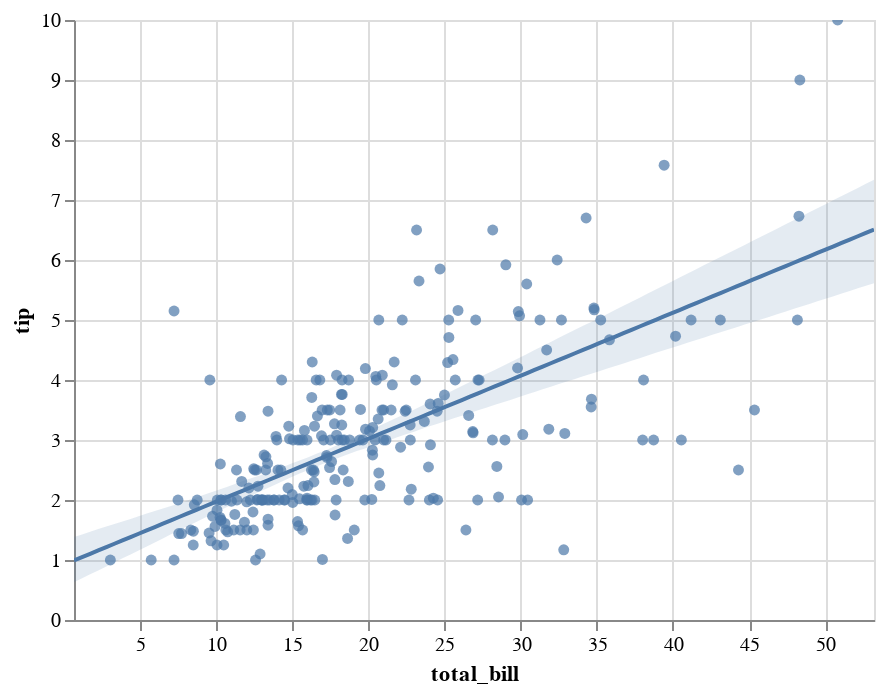

The notebook cell saved with this chart:
### Code cell
display(salt.regplot(x="total_bill", y="tip", data=tips))
ax = sns.regplot(x="total_bill", y="tip", data=tips)

### Figure 1 — Vega-Lite specification as saved in the notebook (floating-point values rounded to 4 significant figures; data arrays with more than 128 entries replaced by an {"elided": "..."} marker saying what was removed)
{"$schema": "https://vega.github.io/schema/vega-lite/v2.4.1.json", "config": {"view": {"height": 300, "width": 400}}, "layer": [{"data": {"values": {"elided": "244 records"}}, "encoding": {"x": {"axis": {"title": "total_bill"}, "field": "total_bill", "scale": {"domain": [0.683, 53.2], "nice": false}, "type": "quantitative"}, "y": {"axis": {"title": "tip"}, "field": "tip", "type": "quantitative"}}, "mark": {"clip": true, "filled": true, "type": "point"}}, {"data": {"values": [{"x": 0.683, "y": 0.992}, {"x": 1.213, "y": 1.048}, {"x": 1.744, "y": 1.103}, {"x": 2.274, "y": 1.159}, {"x": 2.805, "y": 1.215}, {"x": 3.335, "y": 1.271}, {"x": 3.866, "y": 1.326}, {"x": 4.396, "y": 1.382}, {"x": 4.927, "y": 1.438}, {"x": 5.457, "y": 1.493}, {"x": 5.987, "y": 1.549}, {"x": 6.518, "y": 1.605}, {"x": 7.048, "y": 1.661}, {"x": 7.579, "y": 1.716}, {"x": 8.109, "y": 1.772}, {"x": 8.64, "y": 1.828}, {"x": 9.17, "y": 1.883}, {"x": 9.701, "y": 1.939}, {"x": 10.23, "y": 1.995}, {"x": 10.76, "y": 2.05}, {"x": 11.29, "y": 2.106}, {"x": 11.82, "y": 2.162}, {"x": 12.35, "y": 2.218}, {"x": 12.88, "y": 2.273}, {"x": 13.41, "y": 2.329}, {"x": 13.94, "y": 2.385}, {"x": 14.47, "y": 2.44}, {"x": 15.01, "y": 2.496}, {"x": 15.54, "y": 2.552}, {"x": 16.07, "y": 2.608}, {"x": 16.6, "y": 2.663}, {"x": 17.13, "y": 2.719}, {"x": 17.66, "y": 2.775}, {"x": 18.19, "y": 2.83}, {"x": 18.72, "y": 2.886}, {"x": 19.25, "y": 2.942}, {"x": 19.78, "y": 2.998}, {"x": 20.31, "y": 3.053}, {"x": 20.84, "y": 3.109}, {"x": 21.37, "y": 3.165}, {"x": 21.9, "y": 3.22}, {"x": 22.43, "y": 3.276}, {"x": 22.96, "y": 3.332}, {"x": 23.49, "y": 3.388}, {"x": 24.02, "y": 3.443}, {"x": 24.55, "y": 3.499}, {"x": 25.08, "y": 3.555}, {"x": 25.61, "y": 3.61}, {"x": 26.14, "y": 3.666}, {"x": 26.67, "y": 3.722}, {"x": 27.21, "y": 3.777}, {"x": 27.74, "y": 3.833}, {"x": 28.27, "y": 3.889}, {"x": 28.8, "y": 3.945}, {"x": 29.33, "y": 4.0}, {"x": 29.86, "y": 4.056}, {"x": 30.39, "y": 4.112}, {"x": 30.92, "y": 4.167}, {"x": 31.45, "y": 4.223}, {"x": 31.98, "y": 4.279}, {"x": 32.51, "y": 4.335}, {"x": 33.04, "y": 4.39}, {"x": 33.57, "y": 4.446}, {"x": 34.1, "y": 4.502}, {"x": 34.63, "y": 4.557}, {"x": 35.16, "y": 4.613}, {"x": 35.69, "y": 4.669}, {"x": 36.22, "y": 4.725}, {"x": 36.75, "y": 4.78}, {"x": 37.28, "y": 4.836}, {"x": 37.81, "y": 4.892}, {"x": 38.34, "y": 4.947}, {"x": 38.88, "y": 5.003}, {"x": 39.41, "y": 5.059}, {"x": 39.94, "y": 5.115}, {"x": 40.47, "y": 5.17}, {"x": 41.0, "y": 5.226}, {"x": 41.53, "y": 5.282}, {"x": 42.06, "y": 5.337}, {"x": 42.59, "y": 5.393}, {"x": 43.12, "y": 5.449}, {"x": 43.65, "y": 5.504}, {"x": 44.18, "y": 5.56}, {"x": 44.71, "y": 5.616}, {"x": 45.24, "y": 5.672}, {"x": 45.77, "y": 5.727}, {"x": 46.3, "y": 5.783}, {"x": 46.83, "y": 5.839}, {"x": 47.36, "y": 5.894}, {"x": 47.89, "y": 5.95}, {"x": 48.42, "y": 6.006}, {"x": 48.95, "y": 6.062}, {"x": 49.48, "y": 6.117}, {"x": 50.01, "y": 6.173}, {"x": 50.54, "y": 6.229}, {"x": 51.08, "y": 6.284}, {"x": 51.61, "y": 6.34}, {"x": 52.14, "y": 6.396}, {"x": 52.67, "y": 6.452}, {"x": 53.2, "y": 6.507}]}, "encoding": {"x": {"field": "x", "scale": {"domain": [0.683, 53.2], "nice": false}, "type": "quantitative"}, "y": {"field": "y", "type": "quantitative"}}, "mark": {"clip": true, "type": "line"}}, {"data": {"values": [{"x": 0.683, "y1": 0.6287, "y2": 1.382}, {"x": 1.213, "y1": 0.6964, "y2": 1.425}, {"x": 1.744, "y1": 0.7615, "y2": 1.47}, {"x": 2.274, "y1": 0.8251, "y2": 1.515}, {"x": 2.805, "y1": 0.8908, "y2": 1.557}, {"x": 3.335, "y1": 0.9593, "y2": 1.598}, {"x": 3.866, "y1": 1.028, "y2": 1.64}, {"x": 4.396, "y1": 1.093, "y2": 1.684}, {"x": 4.927, "y1": 1.158, "y2": 1.731}, {"x": 5.457, "y1": 1.227, "y2": 1.773}, {"x": 5.987, "y1": 1.292, "y2": 1.818}, {"x": 6.518, "y1": 1.359, "y2": 1.859}, {"x": 7.048, "y1": 1.427, "y2": 1.9}, {"x": 7.579, "y1": 1.496, "y2": 1.943}, {"x": 8.109, "y1": 1.563, "y2": 1.99}, {"x": 8.64, "y1": 1.627, "y2": 2.038}, {"x": 9.17, "y1": 1.692, "y2": 2.082}, {"x": 9.701, "y1": 1.76, "y2": 2.128}, {"x": 10.23, "y1": 1.823, "y2": 2.175}, {"x": 10.76, "y1": 1.886, "y2": 2.22}, {"x": 11.29, "y1": 1.948, "y2": 2.271}, {"x": 11.82, "y1": 2.013, "y2": 2.321}, {"x": 12.35, "y1": 2.076, "y2": 2.365}, {"x": 12.88, "y1": 2.14, "y2": 2.41}, {"x": 13.41, "y1": 2.201, "y2": 2.46}, {"x": 13.94, "y1": 2.263, "y2": 2.507}, {"x": 14.47, "y1": 2.325, "y2": 2.559}, {"x": 15.01, "y1": 2.386, "y2": 2.611}, {"x": 15.54, "y1": 2.444, "y2": 2.663}, {"x": 16.07, "y1": 2.5, "y2": 2.714}, {"x": 16.6, "y1": 2.557, "y2": 2.769}, {"x": 17.13, "y1": 2.611, "y2": 2.822}, {"x": 17.66, "y1": 2.664, "y2": 2.88}, {"x": 18.19, "y1": 2.717, "y2": 2.941}, {"x": 18.72, "y1": 2.768, "y2": 3.002}, {"x": 19.25, "y1": 2.815, "y2": 3.063}, {"x": 19.78, "y1": 2.859, "y2": 3.126}, {"x": 20.31, "y1": 2.904, "y2": 3.187}, {"x": 20.84, "y1": 2.952, "y2": 3.249}, {"x": 21.37, "y1": 2.997, "y2": 3.313}, {"x": 21.9, "y1": 3.046, "y2": 3.376}, {"x": 22.43, "y1": 3.092, "y2": 3.439}, {"x": 22.96, "y1": 3.135, "y2": 3.502}, {"x": 23.49, "y1": 3.182, "y2": 3.566}, {"x": 24.02, "y1": 3.227, "y2": 3.632}, {"x": 24.55, "y1": 3.273, "y2": 3.699}, {"x": 25.08, "y1": 3.317, "y2": 3.766}, {"x": 25.61, "y1": 3.361, "y2": 3.833}, {"x": 26.14, "y1": 3.406, "y2": 3.901}, {"x": 26.67, "y1": 3.45, "y2": 3.968}, {"x": 27.21, "y1": 3.494, "y2": 4.034}, {"x": 27.74, "y1": 3.539, "y2": 4.1}, {"x": 28.27, "y1": 3.582, "y2": 4.165}, {"x": 28.8, "y1": 3.627, "y2": 4.229}, {"x": 29.33, "y1": 3.669, "y2": 4.295}, {"x": 29.86, "y1": 3.714, "y2": 4.362}, {"x": 30.39, "y1": 3.759, "y2": 4.43}, {"x": 30.92, "y1": 3.801, "y2": 4.498}, {"x": 31.45, "y1": 3.845, "y2": 4.566}, {"x": 31.98, "y1": 3.888, "y2": 4.635}, {"x": 32.51, "y1": 3.931, "y2": 4.703}, {"x": 33.04, "y1": 3.975, "y2": 4.771}, {"x": 33.57, "y1": 4.018, "y2": 4.837}, {"x": 34.1, "y1": 4.061, "y2": 4.903}, {"x": 34.63, "y1": 4.104, "y2": 4.968}, {"x": 35.16, "y1": 4.147, "y2": 5.034}, {"x": 35.69, "y1": 4.19, "y2": 5.102}, {"x": 36.22, "y1": 4.233, "y2": 5.17}, {"x": 36.75, "y1": 4.276, "y2": 5.237}, {"x": 37.28, "y1": 4.32, "y2": 5.305}, {"x": 37.81, "y1": 4.363, "y2": 5.373}, {"x": 38.34, "y1": 4.408, "y2": 5.44}, {"x": 38.88, "y1": 4.452, "y2": 5.508}, {"x": 39.41, "y1": 4.494, "y2": 5.576}, {"x": 39.94, "y1": 4.535, "y2": 5.644}, {"x": 40.47, "y1": 4.579, "y2": 5.711}, {"x": 41.0, "y1": 4.624, "y2": 5.779}, {"x": 41.53, "y1": 4.666, "y2": 5.847}, {"x": 42.06, "y1": 4.71, "y2": 5.915}, {"x": 42.59, "y1": 4.754, "y2": 5.982}, {"x": 43.12, "y1": 4.796, "y2": 6.05}, {"x": 43.65, "y1": 4.837, "y2": 6.117}, {"x": 44.18, "y1": 4.88, "y2": 6.185}, {"x": 44.71, "y1": 4.923, "y2": 6.252}, {"x": 45.24, "y1": 4.966, "y2": 6.319}, {"x": 45.77, "y1": 5.01, "y2": 6.386}, {"x": 46.3, "y1": 5.051, "y2": 6.454}, {"x": 46.83, "y1": 5.096, "y2": 6.522}, {"x": 47.36, "y1": 5.139, "y2": 6.59}, {"x": 47.89, "y1": 5.182, "y2": 6.658}, {"x": 48.42, "y1": 5.226, "y2": 6.726}, {"x": 48.95, "y1": 5.268, "y2": 6.794}, {"x": 49.48, "y1": 5.311, "y2": 6.862}, {"x": 50.01, "y1": 5.355, "y2": 6.93}, {"x": 50.54, "y1": 5.398, "y2": 6.998}, {"x": 51.08, "y1": 5.441, "y2": 7.066}, {"x": 51.61, "y1": 5.484, "y2": 7.134}, {"x": 52.14, "y1": 5.527, "y2": 7.202}, {"x": 52.67, "y1": 5.57, "y2": 7.269}, {"x": 53.2, "y1": 5.613, "y2": 7.336}]}, "encoding": {"opacity": {"value": 0.15}, "x": {"field": "x", "scale": {"domain": [0.683, 53.2], "nice": false}, "type": "quantitative"}, "y": {"field": "y1", "type": "quantitative"}, "y2": {"field": "y2", "type": "quantitative"}}, "mark": {"clip": true, "type": "area"}}]}
